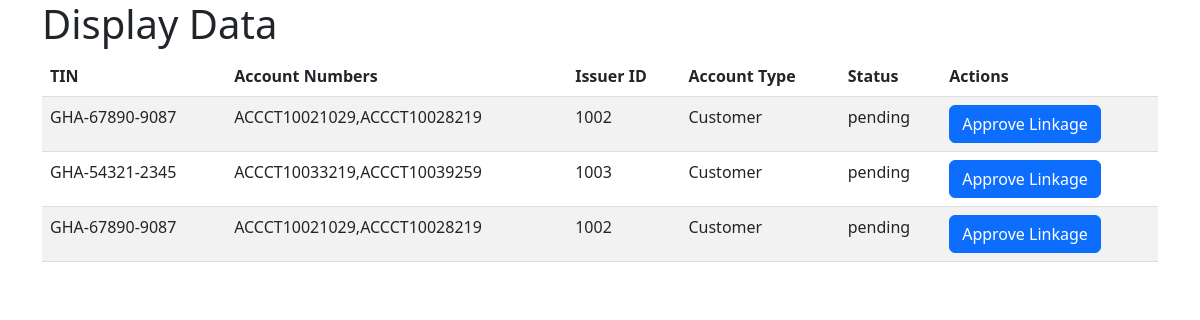
/employees/, run on an earlier commit of the app's database.
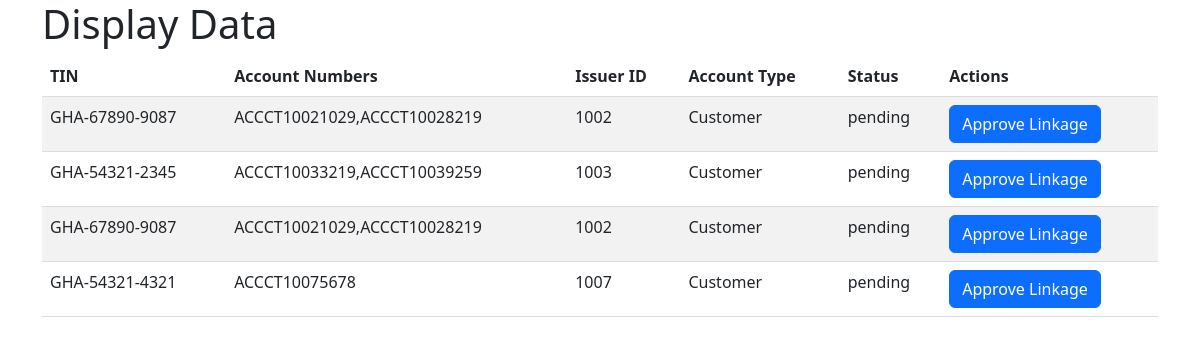
And on a later commit of the database.
### ok/models.py (models this page shows, shortened)
class LinkRequests(models.Model):
    STATUS=(
        ('pending','Pending'),
        ('approved','Approved'),
        ('rejected','Rejected')
    )
    tin = models.CharField(max_length=100)
    issuerid = models.CharField(max_length=100)
    account_type =models.CharField(max_length=100)
    status=models.CharField(max_length=10,choices=STATUS,default='pending')
    accounts = models.TextField()

### ok/views.py (the view)
# urls.py: path('employees/', views.employee_list, name='employee_list'),
def employee_list(request):
    data = LinkRequests.objects.all()
    return render(request, 'ok/employee.html', {'data': data})

### ok/templates/ok/employee.html (shortened to what this page needs)
<!DOCTYPE html>
<html lang="en">
<head>
<link href="https://cdn.jsdelivr.net/npm/bootstrap@5.4.0/dist/css/bootstrap.min.css" rel="stylesheet">
</head>
<body>
    <div class="container">
        <h1>Display Data</h1>
        <table class="table table-striped">
            <thead>
                <tr>
                    <th scope="col">TIN</th>
                    <th scope="col">Account Numbers</th>
                    <th scope="col">Issuer ID</th>
                    <th scope="col">Account Type</th>
                    <th scope="col">Status</th>
                    <th scope="col">Actions</th>
                </tr>
            </thead>
            <tbody>
                {% for item in data %}
                <tr>
                    <td>{{ item.tin }}</td>
                    <td>{{ item.accounts }}</td>
                    <td>{{ item.issuerid }}</td>
                    <td>{{ item.account_type }}</td>
                    <td>{{ item.status }}</td>
                    <td>
                        <button class="btn btn-primary">Approve Linkage</button>
                    </td>
                </tr>
                {% endfor %}
            </tbody>
        </table>
    </div>
</body>
</html>

### ok/templates/ok/employee.html (style rules this page uses)
table { width: 100%; border-collapse: collapse; }
th, td { padding: 8px; text-align: left; border-bottom: 1px solid #ddd; }
th { background-color: #f2f2f2; }

What changed in the data, as far as the page shows it:
added LinkRequests: tin "GHA-54321-4321", accounts "ACCCT10075678", issuerid "1007", account_type "Customer", status "pending"
